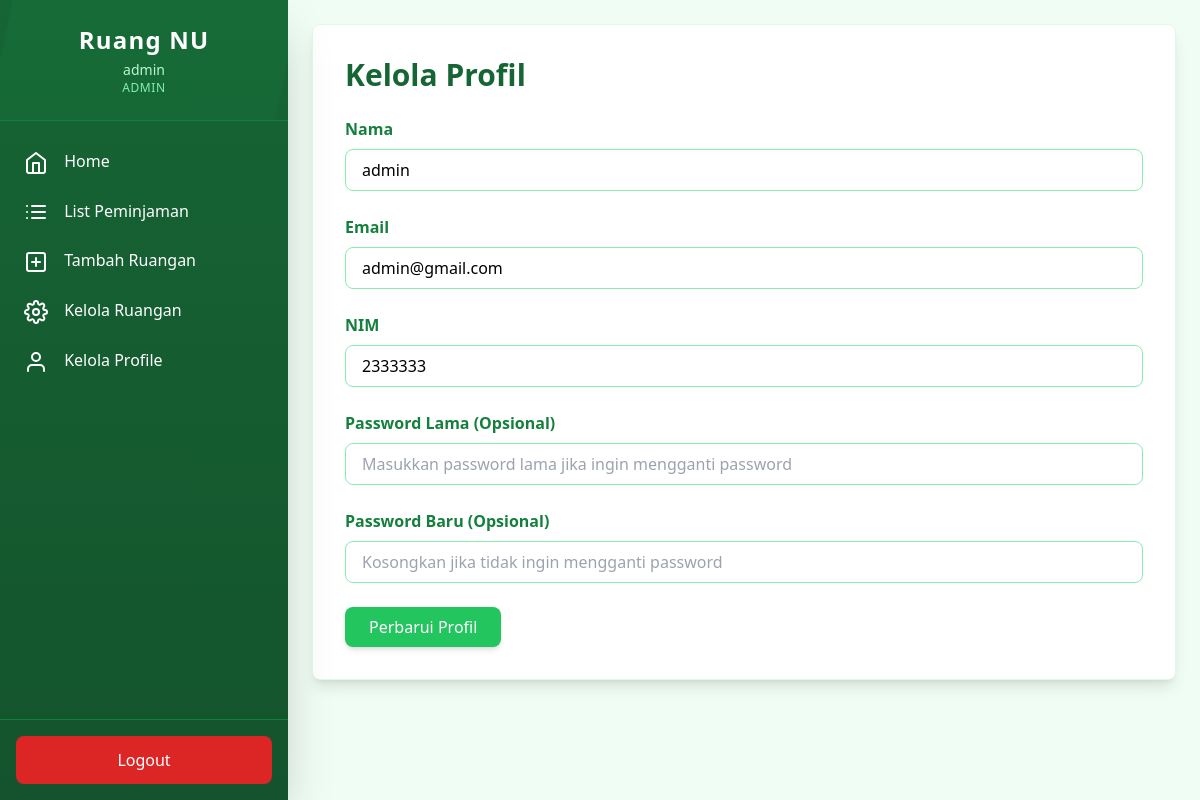
/admin/profile/index.php (signed in), run on the app's committed database.
### tables this page shows
CREATE TABLE IF NOT EXISTS `users` (
  `id` int NOT NULL AUTO_INCREMENT,
  `name` varchar(100) NOT NULL,
  `email` varchar(100) NOT NULL,
  `nim` varchar(100) NOT NULL,
  `img_prfl` varchar(100) NOT NULL DEFAULT 'profile.jpg',
  `password` varchar(255) NOT NULL,
  `role` enum('superadmin','admin','mahasiswa') DEFAULT 'mahasiswa',
  `created_at` timestamp NULL DEFAULT CURRENT_TIMESTAMP,
  `updated_at` timestamp NULL DEFAULT CURRENT_TIMESTAMP ON UPDATE CURRENT_TIMESTAMP,
  PRIMARY KEY (`id`),
  UNIQUE KEY `email` (`email`),
  UNIQUE KEY `nim` (`nim`)
);

### admin/profile/index.php (the view, shortened to what this page needs)
<?php
$user = $_SESSION['user'];
require '../../config/db.php';
$stmt = $conn->prepare("SELECT * FROM users WHERE id = ?");
$stmt->bind_param("i", $user['id']);
$stmt->execute();
$result = $stmt->get_result();
$profile = $result->fetch_assoc();
?>
<!DOCTYPE html>
<html lang="en">
<head>
    <script src="https://cdn.tailwindcss.com"></script>
</head>
<body class="flex bg-green-50">
    <?php include '../../components/sidebarAdmin.php'; ?>
    <main class="flex-grow p-6 ml-72">
        <div class="bg-white rounded-lg shadow-lg border border-green-100 p-8">
            <h1 class="text-3xl font-bold mb-6 text-green-800">Kelola Profil</h1>
            <form method="POST" class="space-y-6">
                <div>
                    <label class="block text-green-700 font-semibold mb-2">Nama</label>
                    <input
                        type="text"
                        name="name"
                        value="<?php echo htmlspecialchars($profile['name']); ?>"
                        required
                        class="w-full px-4 py-2 border border-green-300 rounded-lg focus:outline-none focus:ring-2 focus:ring-green-500 transition-all"
                    >
                </div>
                <div>
                    <label class="block text-green-700 font-semibold mb-2">Email</label>
                    <input
                        type="email"
                        name="email"
                        value="<?php echo htmlspecialchars($profile['email']); ?>"
                        required
                        class="w-full px-4 py-2 border border-green-300 rounded-lg focus:outline-none focus:ring-2 focus:ring-green-500 transition-all"
                    >
                </div>
                <div>
                    <label class="block text-green-700 font-semibold mb-2">NIM</label>
                    <input
                        type="text"
                        name="nim"
                        value="<?php echo htmlspecialchars($profile['nim']); ?>"
                        required
                        class="w-full px-4 py-2 border border-green-300 rounded-lg focus:outline-none focus:ring-2 focus:ring-green-500 transition-all"
                    >
                </div>
                <div>
                    <label class="block text-green-700 font-semibold mb-2">Password Lama (Opsional)</label>
                    <input
                        type="password"
                        name="current_password"
                        class="w-full px-4 py-2 border border-green-300 rounded-lg focus:outline-none focus:ring-2 focus:ring-green-500 transition-all"
                        placeholder="Masukkan password lama jika ingin mengganti password"
                    >
                </div>
                <div>
                    <label class="block text-green-700 font-semibold mb-2">Password Baru (Opsional)</label>
                    <input
                        type="password"
                        name="new_password"
                        class="w-full px-4 py-2 border border-green-300 rounded-lg focus:outline-none focus:ring-2 focus:ring-green-500 transition-all"
                        placeholder="Kosongkan jika tidak ingin mengganti password"
                    >
                </div>
                <div>
                    <button
                        type="submit"
                        class="bg-green-500 text-white px-6 py-2 rounded-lg hover:bg-green-600 transition-all shadow-md"
                    >
                        Perbarui Profil
                    </button>
                </div>
            </form>
        </div>
    </main>
</body>
</html>

### components/sidebarAdmin.php (shortened to what this page needs)
<?php
$user = $_SESSION['user'];
?>
<div class="fixed top-0 left-0 h-screen w-72 bg-gradient-to-b from-green-800 to-green-900 text-white flex flex-col shadow-2xl transition-all duration-300 ease-in-out">
    <div class="p-6 border-b border-green-700 text-center relative overflow-hidden">
        <div class="absolute inset-0 bg-green-700 opacity-20 transform -skew-x-12"></div>
        <h1 class="text-2xl font-bold text-white relative z-10 tracking-wider">Ruang NU</h1>
        <p class="text-sm text-green-200 mt-1 relative z-10">
            <?php echo htmlspecialchars($user['name']); ?>
        </p>
        <p class="text-xs text-green-300 uppercase tracking-wider relative z-10">
            <?php echo htmlspecialchars($user['role']); ?>
        </p>
    </div>
    <nav class="flex-grow overflow-y-auto scrollbar-thin scrollbar-thumb-green-600 scrollbar-track-green-800">
        <ul class="mt-4">
            <li class="group">
                <a href="../dashboard" class="block px-6 py-3 hover:bg-green-700 transition-all duration-300 ease-in-out transform hover:translate-x-2 hover:border-l-4 border-green-400">
                    <i data-feather="home" class="mr-3 inline-block group-hover:text-green-300 transition-colors"></i>
                    <span class="group-hover:text-white">Home</span>
                </a>
            </li>
            <?php if ($user['role'] === 'admin' || $user['role'] === 'superadmin') : ?>
                <li class="group">
                    <a href="../booking/index.php" class="block px-6 py-3 hover:bg-green-700 transition-all duration-300 ease-in-out transform hover:translate-x-2 hover:border-l-4 border-green-400">
                        <i data-feather="list" class="mr-3 inline-block group-hover:text-green-300 transition-colors"></i>
                        <span class="group-hover:text-white">List Peminjaman</span>
                    </a>
                </li>
                <li class="group">
                    <a href="../ruangan/tambah.php" class="block px-6 py-3 hover:bg-green-700 transition-all duration-300 ease-in-out transform hover:translate-x-2 hover:border-l-4 border-green-400">
                        <i data-feather="plus-square" class="mr-3 inline-block group-hover:text-green-300 transition-colors"></i>
                        <span class="group-hover:text-white">Tambah Ruangan</span>
                    </a>
                </li>
                <li class="group">
                    <a href="../ruangan/index.php" class="block px-6 py-3 hover:bg-green-700 transition-all duration-300 ease-in-out transform hover:translate-x-2 hover:border-l-4 border-green-400">
                        <i data-feather="settings" class="mr-3 inline-block group-hover:text-green-300 transition-colors"></i>
                        <span class="group-hover:text-white">Kelola Ruangan</span>
                    </a>
                </li>
            <?php endif; ?>
            <li class="group">
                <a href="../profile" class="block px-6 py-3 hover:bg-green-700 transition-all duration-300 ease-in-out transform hover:translate-x-2 hover:border-l-4 border-green-400">
                    <i data-feather="user" class="mr-3 inline-block group-hover:text-green-300 transition-colors"></i>
                    <span class="group-hover:text-white">Kelola Profile</span>
                </a>
            </li>
        </ul>
    </nav>
    <div class="p-4 border-t border-green-700">
        <a href="../../logout.php" class="block px-6 py-3 bg-red-600 text-center rounded-lg hover:bg-red-700 transition-all duration-300 ease-in-out transform hover:scale-105 hover:shadow-lg">
            Logout
        </a>
    </div>
</div>

### data on the page
users: name "admin", role "ADMIN", email "admin@gmail.com", nim "2333333"
